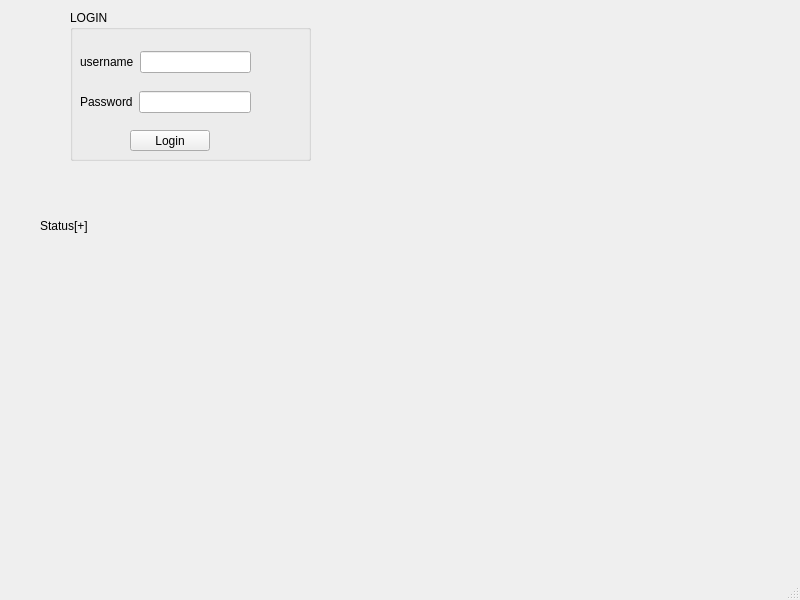
<?xml version="1.0" encoding="UTF-8"?>
<ui version="4.0">
 <class>Login</class>
 <widget class="QMainWindow" name="Login">
  <property name="geometry">
   <rect>
    <x>0</x>
    <y>0</y>
    <width>800</width>
    <height>600</height>
   </rect>
  </property>
  <property name="windowTitle">
   <string>Login</string>
  </property>
  <widget class="QWidget" name="centralwidget">
   <widget class="QLabel" name="label">
    <property name="geometry">
     <rect>
      <x>40</x>
      <y>210</y>
      <width>241</width>
      <height>31</height>
     </rect>
    </property>
    <property name="text">
     <string>Status[+]</string>
    </property>
   </widget>
   <widget class="QGroupBox" name="groupBox">
    <property name="geometry">
     <rect>
      <x>70</x>
      <y>10</y>
      <width>241</width>
      <height>151</height>
     </rect>
    </property>
    <property name="title">
     <string>LOGIN</string>
    </property>
    <widget class="QPushButton" name="pushButton">
     <property name="geometry">
      <rect>
       <x>60</x>
       <y>120</y>
       <width>80</width>
       <height>21</height>
      </rect>
     </property>
     <property name="text">
      <string>Login</string>
     </property>
    </widget>
    <widget class="QWidget" name="layoutWidget">
     <property name="geometry">
      <rect>
       <x>10</x>
       <y>40</y>
       <width>171</width>
       <height>24</height>
      </rect>
     </property>
     <layout class="QHBoxLayout" name="horizontalLayout">
      <item>
       <widget class="QLabel" name="label_2">
        <property name="text">
         <string>username</string>
        </property>
       </widget>
      </item>
      <item>
       <widget class="QLineEdit" name="lineEdit_username"/>
      </item>
     </layout>
    </widget>
    <widget class="QWidget" name="layoutWidget">
     <property name="geometry">
      <rect>
       <x>10</x>
       <y>80</y>
       <width>171</width>
       <height>24</height>
      </rect>
     </property>
     <layout class="QHBoxLayout" name="horizontalLayout_2">
      <item>
       <widget class="QLabel" name="label_3">
        <property name="text">
         <string>Password</string>
        </property>
       </widget>
      </item>
      <item>
       <widget class="QLineEdit" name="lineEdit_password"/>
      </item>
     </layout>
    </widget>
   </widget>
  </widget>
  <widget class="QMenuBar" name="menubar">
   <property name="geometry">
    <rect>
     <x>0</x>
     <y>0</y>
     <width>800</width>
     <height>17</height>
    </rect>
   </property>
  </widget>
  <widget class="QStatusBar" name="statusbar"/>
 </widget>
 <resources/>
 <connections/>
</ui>
